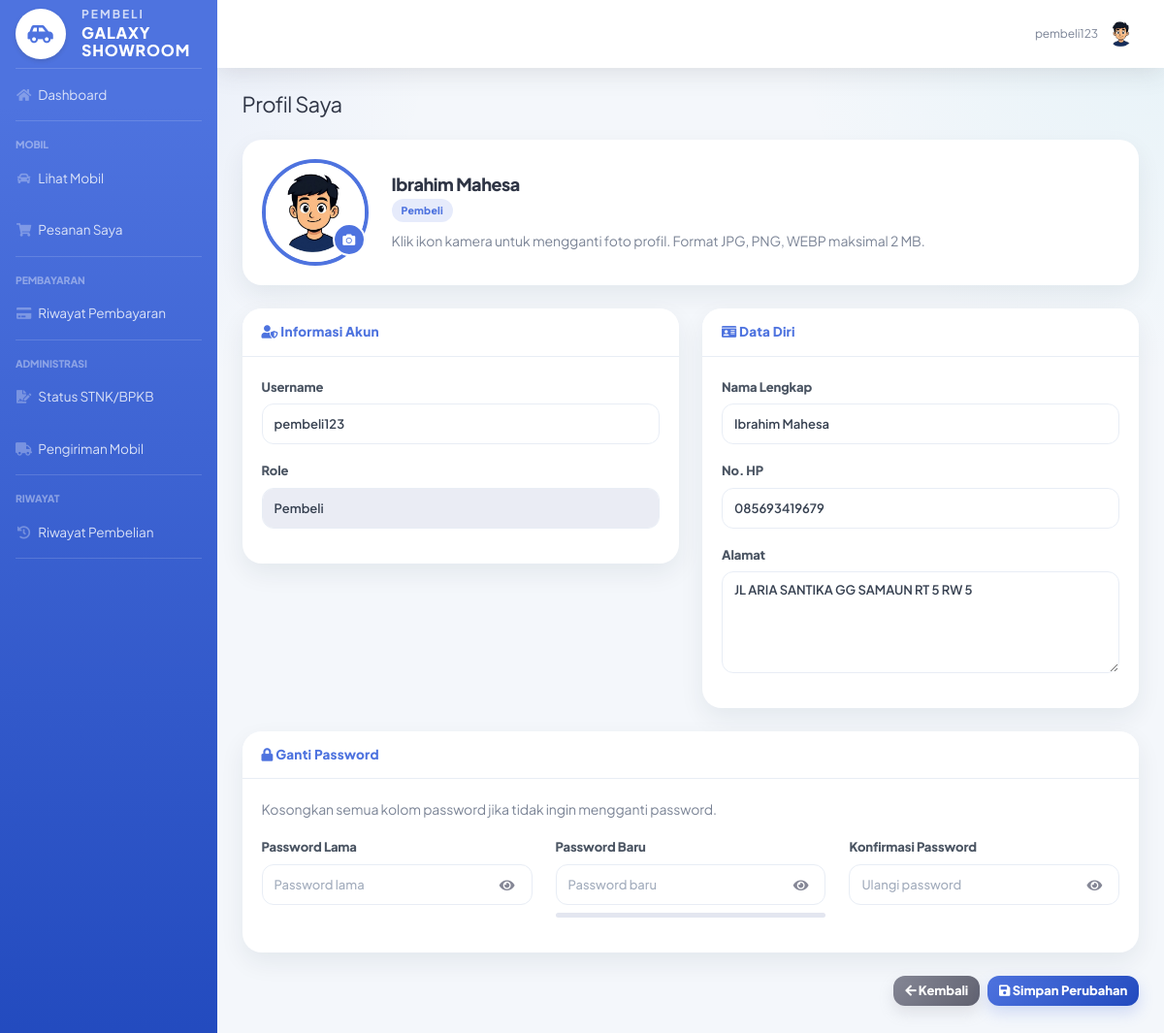
The app's page /admin/profil.php (signed in), older data.
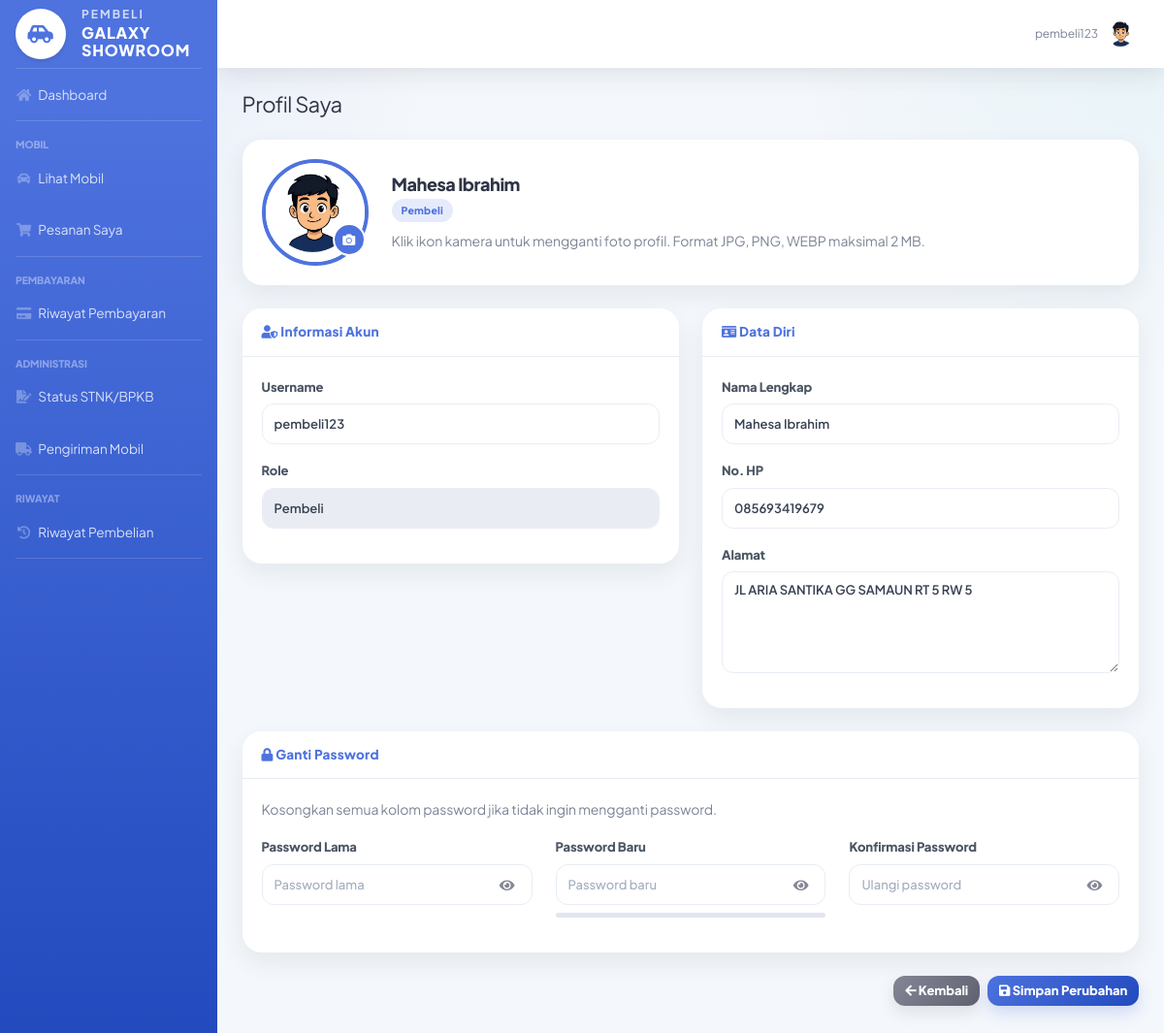
The same page, newer data.
### tables this page shows
CREATE TABLE `pembeli` (
  `id_pembeli` int(11) NOT NULL,
  `id_user` int(11) DEFAULT NULL,
  `nama` varchar(100) DEFAULT NULL,
  `alamat` text DEFAULT NULL,
  `no_hp` varchar(15) DEFAULT NULL,
  `foto` varchar(255) DEFAULT NULL
);

### admin/profil.php (the view, shortened to what the changed rows need)
<?php
include "../config/koneksi.php";
$id_user = (int) $_SESSION['id_user'];
$role    = $_SESSION['role'] ?? '';
$q_user = mysqli_query($koneksi, "SELECT * FROM users WHERE id_user='$id_user' LIMIT 1");
$user = mysqli_fetch_assoc($q_user);
$tabel_detail = [
    "admin"   => "admin",
    "pembeli" => "pembeli",
    "penjual" => "penjual",
    "kurir"   => "kurir"
];
$detail = null;
if(isset($tabel_detail[$role])){
    $tabel = $tabel_detail[$role];
    $q_detail = mysqli_query($koneksi,
        "SELECT * FROM $tabel WHERE id_user='$id_user' LIMIT 1"
    );
    $detail = mysqli_fetch_assoc($q_detail);
}
$nama_tampil = $detail['nama'] ?? $user['username'];
?>
<!DOCTYPE html>
<html lang="id">
<head>
    <link href="../assets/vendor/fontawesome-free/css/all.min.css" rel="stylesheet">
    <link href="../assets/css/sb-admin-2.min.css" rel="stylesheet">
    <link href="../assets/css/admin.css" rel="stylesheet">
</head>
<body id="page-top">
<div id="wrapper">
    <div id="content-wrapper" class="d-flex flex-column">
        <div id="content">
            <div class="container-fluid">
                <h1 class="h3 mb-4 text-gray-800">Profil Saya</h1>
                <form action="proses_profil.php" method="POST" enctype="multipart/form-data">
                    <div class="card shadow mb-4">
                        <div class="card-body d-flex align-items-center">
                            <div>
                                <h4 class="font-weight-bold text-gray-800 mb-1">
                                    <?= htmlspecialchars($nama_tampil); ?>
                                </h4>
                                <span class="badge badge-primary mb-2">
                                    <?= ucfirst(htmlspecialchars($role)); ?>
                                </span>
                                <p class="text-muted mb-0">
                                    Klik ikon kamera untuk mengganti foto profil.
                                    Format JPG, PNG, WEBP maksimal 2 MB.
                                </p>
                            </div>
                        </div>
                    </div>
                    <div class="row">
                        <div class="col-lg-6">
                            <div class="card shadow mb-4">
                                <div class="card-body">
                                    <div class="form-group">
                                        <label>Nama Lengkap</label>
                                        <input type="text"
                                               name="nama"
                                               class="form-control"
                                               value="<?= htmlspecialchars($detail['nama'] ?? ''); ?>"
                                               required>
                                    </div>
                                    <div class="form-group">
                                        <label>No. HP</label>
                                        <input type="text"
                                               name="no_hp"
                                               class="form-control"
                                               value="<?= htmlspecialchars($detail['no_hp'] ?? ''); ?>"
                                               placeholder="08xxxxxxxxxx">
                                    </div>
                                    <div class="form-group">
                                        <label>Alamat</label>
                                        <textarea name="alamat"
                                                  class="form-control"
                                                  rows="4"
                                                  placeholder="Alamat lengkap"><?= htmlspecialchars($detail['alamat'] ?? ''); ?></textarea>
                                    </div>
                                </div>
                            </div>
                        </div>
                    </div>
                </form>
            </div>
        </div>
    </div>
</div>
</body>
</html>

Row changes from the older to the newer data that the page shows:
changed pembeli "JL ARIA SANTIKA GG SAMAUN RT 5 RW 5": nama "Ibrahim Mahesa" → "Mahesa Ibrahim"
